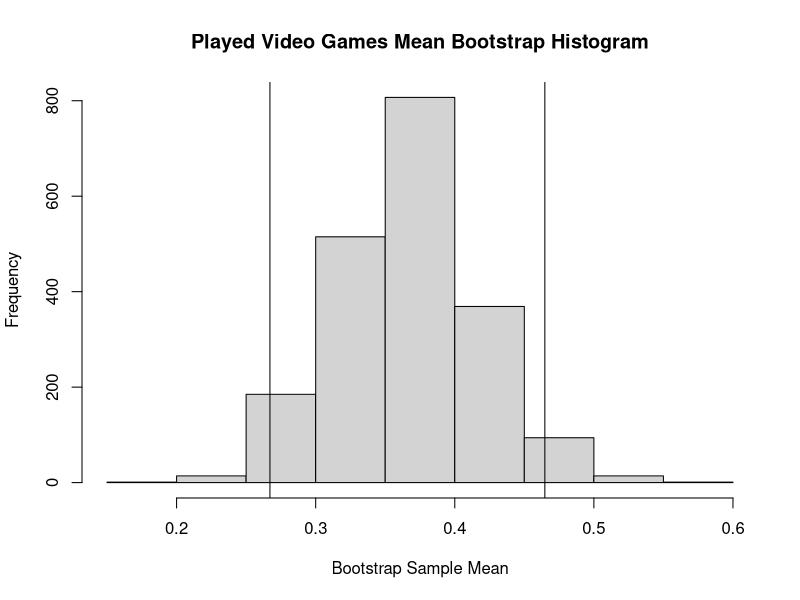
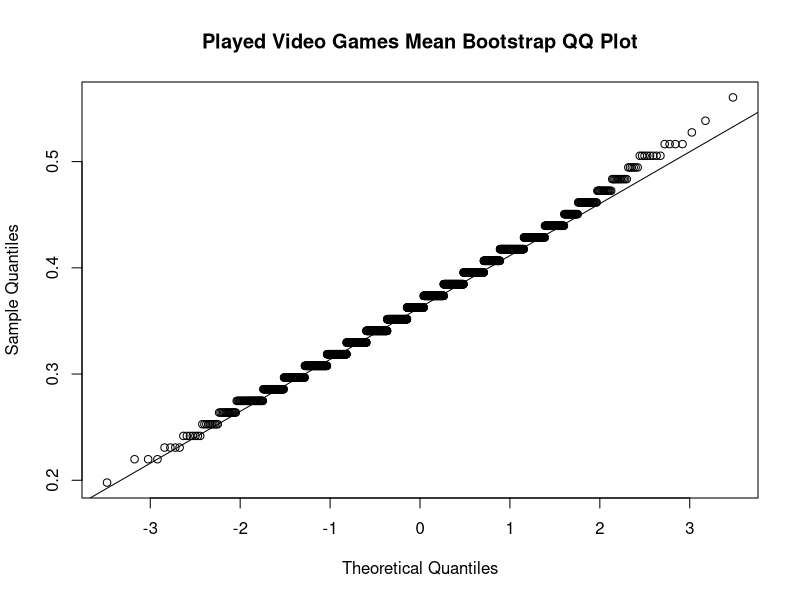
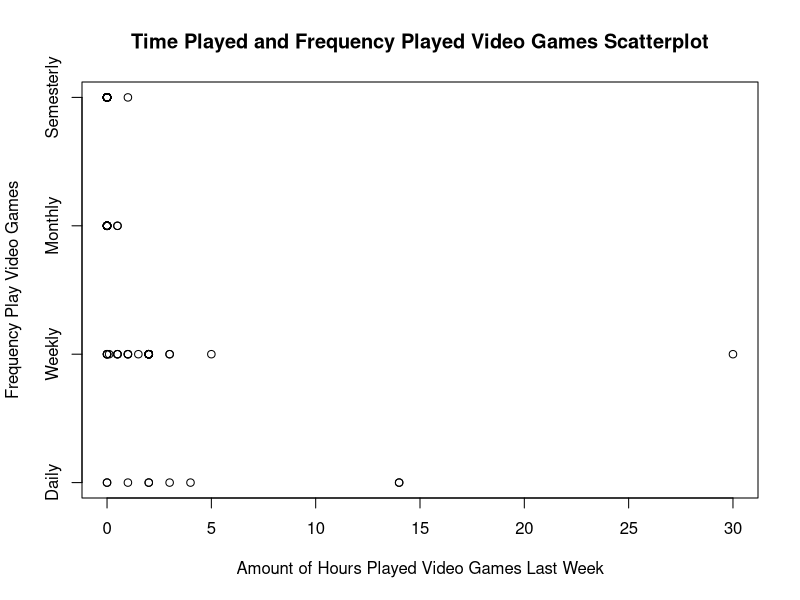
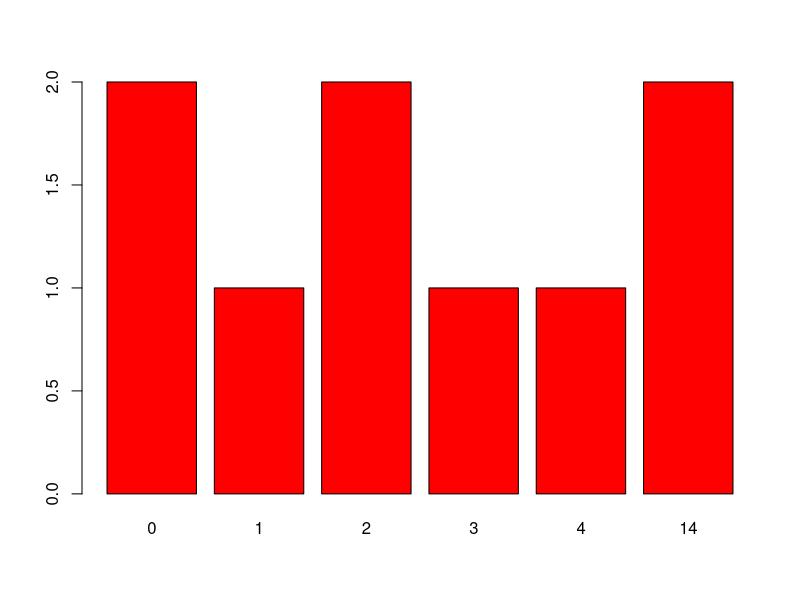
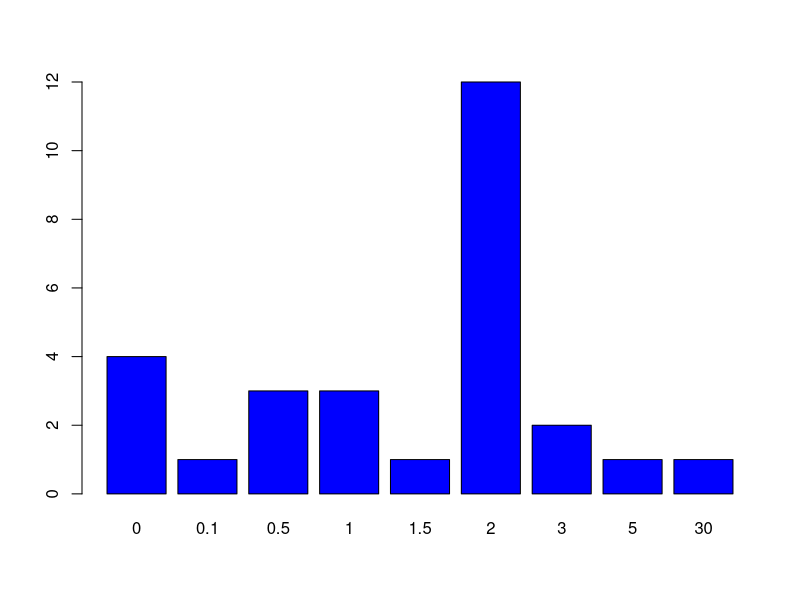
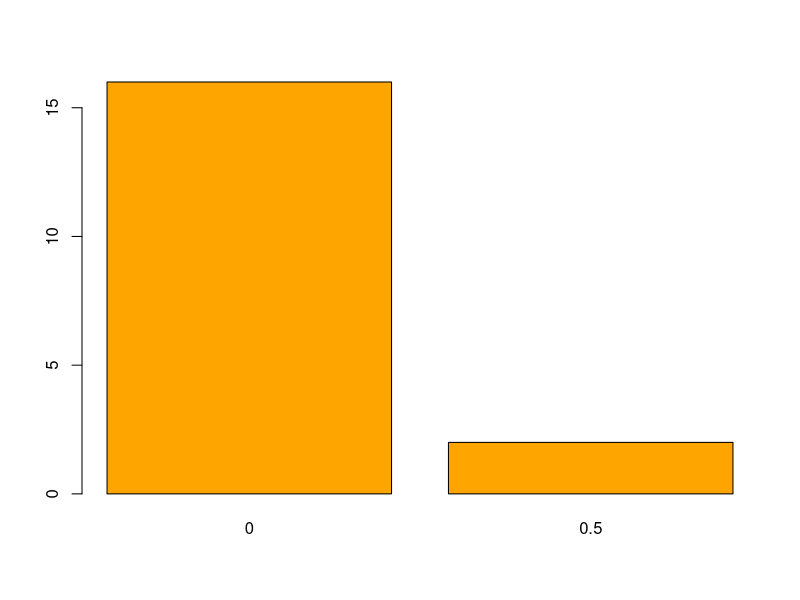
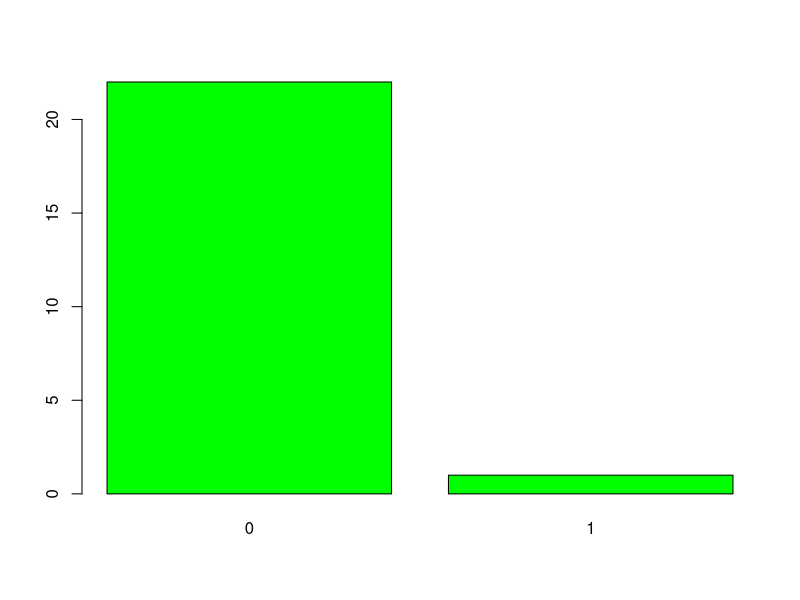
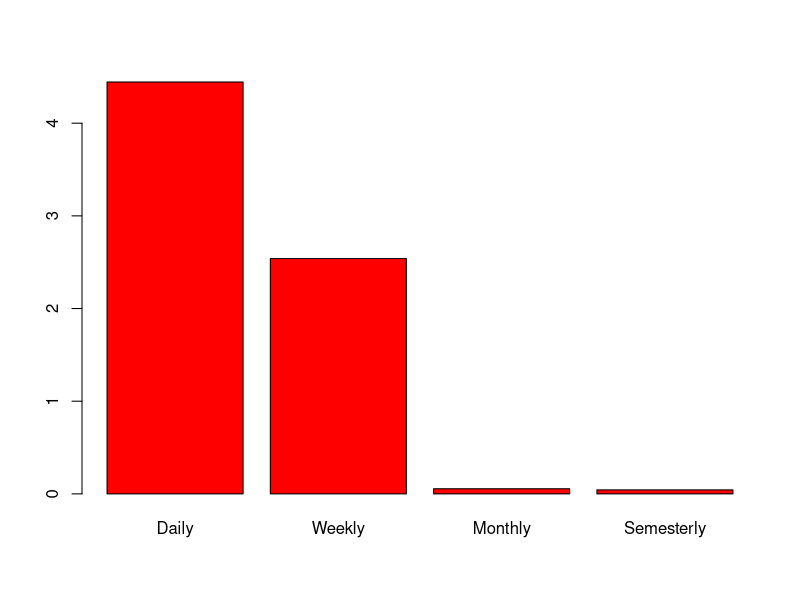

Generate these figures, in order, with R: (Note: this script raises an error after producing the figures.)
## ---- chunk 1
# Read in the csv file 
video_df <- read.csv('data/video_fixed.csv')
# removes the last row (all NA values)
video_df <- video_df[-nrow(video_df),]
video_df
## ---- chunk 2
# Clean video multiple df
#read in csv file
video_multiple_df <- read.csv('data/video_multiple_fixed.csv')
#sets first row as col names
colnames(video_multiple_df) <- video_multiple_df[1,]
#removes the first row
video_multiple_df <- video_multiple_df[-1, ] 
video_multiple_df
## ---- chunk 3
# Clean video_df
video_df$like[video_df$like==99] <- NA
video_df$where[video_df$where==99] <- NA
video_df$freq[video_df$freq==99] <- NA
video_df$busy[video_df$busy==99] <- NA
video_df$educ[video_df$educ==99] <- NA
video_df$math[video_df$math==99] <- NA
video_df$work[video_df$work==99] <- NA
video_df$cdrom[video_df$cdrom==99] <- NA
## ---- chunk 4
#SCENARIO 1
played.videogames <- video_df$time
played.videogames[played.videogames > 0] <- 1
played.mean <-mean(played.videogames)
#showing mean of binary variable is equivalent to (#ofstudentsthatplayed)/(#ofstudents) 
played <- as.double(table(played.videogames[played.videogames==1]))
played/91==played.mean
#Confidence interval for discrete var "played.videogames" with finite population correction
width <- 1.96 * sqrt(played.mean*(1-played.mean)*(314-91)/((91-1)*314))
int.played <- c(played.mean - width, played.mean + width)
int.played
#BOOTSTRAPPING
n <- 91
N = 314
ind.boot <- sample.int(n, size=N, replace=TRUE)
boot.played.videogames <- played.videogames[ind.boot]
B <- 2000
boot.played.videogames.mean <- rep(NA, B)
for(i in 1:B) {
        ind <- sample.int(N, size=n, replace=TRUE)
        boot <- boot.played.videogames[ind]
        boot.played.videogames.mean[i] <- mean(boot)
}


# Fraction of kids that played video games the week before the test
sample.mean <- mean(played.videogames)
sample.mean
# Estimate of fraction of kids that played vgs before the test using bootstrap
bootstrap.mean <- mean(boot.played.videogames.mean)
bootstrap.mean
# Confidence Interval (Bootstrap Sample Means)
boot.played.videogames.sd <- sd(boot.played.videogames.mean)
boot.played.videogames.sd

boot.played.videogames.ci <- c(bootstrap.mean - 1.96*boot.played.videogames.sd, bootstrap.mean + 1.96*boot.played.videogames.sd)
# Confidence Interval = 95% (Where z = 1.96)
boot.played.videogames.ci

# 0.025-quantile and 0.975 quantile of the bootstrap sample means (Interval Estimate)
boot.played.videogames.qqi <- c(quantile(bootstrap.mean, 0.025), quantile(bootstrap.mean, 0.975))
boot.played.videogames.qqi

# Check Normality by  Kolmogorov-Smirnov test [Lab 3]
# ks.test((boot.mean - mean(boot.mean))/sd(boot.mean), pnorm)
ks.test(((boot.played.videogames.mean - bootstrap.mean)/boot.played.videogames.sd), pnorm)

# Create directory to save graphs 
dir.create(file.path("graphs"), showWarnings = FALSE)


# Histrogram Plot Generation
hist(boot.played.videogames.mean, main="Played Video Games Mean Bootstrap Histogram", xlab="Bootstrap Sample Mean")
# add lines for bootsrap CI
abline(v=boot.played.videogames.ci[1])
abline(v=boot.played.videogames.ci[2])
dev.copy(png,'graphs/scen1histogram.png')
dev.off()
# QQ Plot Generations
qqnorm(boot.played.videogames.mean, main="Played Video Games Mean Bootstrap QQ Plot")
qqline(boot.played.videogames.mean)
dev.copy(png,'graphs/scen1qqline.png')
dev.off()
## ---- chunk 5
#SCENARIO 2
# video_df$freq[video_df$freq==99] <- NA
# col=brewer.pal(n = 3, name = "RdBu")
video_df


plot(video_df$time, video_df$freq, main="Time Played and Frequency Played Video Games Scatterplot", 
        xlab="Amount of Hours Played Video Games Last Week", ylab="Frequency Play Video Games", yaxt="n")
axis(2, at=1:4, labels=list("Daily", "Weekly", "Monthly", "Semesterly"))
dev.copy(png,'graphs/scen2scatter.png')
dev.off()

cor(video_df$time, video_df$freq, use = "complete.obs")

## Too low to mean anything
## result of bias to the data as asked about playing video games the week before a midterm. 



#barplots to show sample distrubitions of hours played last week grouped by frequency played games
#Axis names needed!!!
barplot(with(video_df, table(freq[video_df$freq==1], time[video_df$freq==1])), col="red")
barplot(with(video_df, table(freq[video_df$freq==2], time[video_df$freq==2])), col="blue")
barplot(with(video_df, table(freq[video_df$freq==3], time[video_df$freq==3])), col="orange")
barplot(with(video_df, table(freq[video_df$freq==4], time[video_df$freq==4])), col="green",)

time.means.by.freq <- matrix(c(mean(video_df$time[video_df$freq==1], na.rm=TRUE),
        mean(video_df$time[video_df$freq==2], na.rm=TRUE),
        mean(video_df$time[video_df$freq==3], na.rm=TRUE),
        mean(video_df$time[video_df$freq==4], na.rm=TRUE)),
        ncol=4,byrow=TRUE)
colnames(time.means.by.freq) <- c("Daily", "Weekly", "Monthly", "Semesterly")
rownames(time.means.by.freq) <- c("Mean Time Played")
time.means.by.freq <- as.table(time.means.by.freq)
time.means.by.freq
barplot(time.means.by.freq, col=c("red", "blue", "orange", "green"))
# FIX COLORS
# ADD MEAN NUMBERS ON TOP
# text(x,y+2,labels=as.character(y))
## ---- chunk 6
#SCENARIO 3
#point estimate for mean of time 
mean.time <- mean(video_df$time)
mean.time
#constructing confidence interval for mean of time, continuous variable 
width <- 1.96 *sd(video_df$time)* sqrt((314-91)/((91)*314))
int.time <- c(mean.time - width, mean.time + width)
int.time
#Distribution of time
hist(video_df$time,breaks = 20, probability = TRUE, density = 40, col = 7, border = 3)
lines(density(video_df$time, adjust = 2),lwd=2, col = 2)
qqnorm(video_df$time)
qqline(video_df$time,lwd=2, col=2)
#constructing bootstrap estimate
#creating bootstrap population
ind.boot <- sample.int(91, size=314, replace=TRUE)
time.boot <- video_df$time[ind.boot]
#generating bootstrap sample means
B <- 2000
boot.sample.mean <- rep(NA, B)
for(i in 1:B){
  ind <- sample.int(314, size=91, replace=FALSE)
  boot <- time.boot[ind]
  boot.sample.mean[i] <- mean(boot)
}
#Distribution of bootstrap sample means 
hist(boot.sample.mean,breaks = 20, probability = TRUE, density = 40, col = 7, border = 3)
lines(density(boot.sample.mean, adjust = 2),lwd=2, col = 2)
qqnorm(boot.sample.mean)
qqline(boot.sample.mean,lwd=2, col=2)
#constructing confidence interval using bootstrap means
time.mean.boot <- mean(boot.sample.mean)
time.int.boot <- c(time.mean.boot - 1.96*sd(boot.sample.mean), time.mean.boot + 1.96*sd(boot.sample.mean))
time.int.boot

## ---- chunk 7
#SCENARIO 4
#creates table for like varible
likeAlone <- table(video_df$like)
#Below adds instances where like = 1 or 5
noGames <- as.double(likeAlone[1]+likeAlone[5])
#portion of surveyees who never played/don't like playing video games at all
noGames/nrow(video_df)
#instances of "relax" reason for playing video games
relax <- as.double(table(video_multiple_df$relax[video_multiple_df$relax==1]))
#instances of "grahics" reason for playing video games
graphics <- as.double(table(video_multiple_df$graphic[video_multiple_df$graphic==1]))
#instances of "master" reason for playing video games
master <- as.double(table(video_multiple_df$master[video_multiple_df$master==1]))
#instances of "bored" reason for playing video games
bored <- as.double(table(video_multiple_df$bored[video_multiple_df$bored==1]))
#instances of "challenge" reason for playing video games
challenge <- as.double(table(video_multiple_df$challenge[video_multiple_df$challenge==1]))
#instances of "coordination" reason for playing video games
coord <- as.double(table(video_multiple_df$coord[video_multiple_df$coord==1]))
#creates vector of each reason instance
reasons <- c(relax,graphics,master,bored,challenge,coord)
#attaches reason name to each instance sum
names(reasons) <- c("relax","graphics","master","bored","challenge","coord")
#sorted display of the reasons and summed instances
sort(reasons, decreasing = TRUE)

#Below we see find the most prominent reasons why students don't like vdgm.'s
#instances of "time" reason for not playing video games
time <- as.double(table(video_multiple_df$time[video_multiple_df$time==1]))
#instances of "frust" reason for playing video games
frust <- as.double(table(video_multiple_df$frust[video_multiple_df$frust==1]))
#instances of "lonely" reason for playing video games
lonely <- as.double(table(video_multiple_df$lonely[video_multiple_df$lonely==1]))
#instances of "rules" reason for playing video games
rules <- as.double(table(video_multiple_df$rules[video_multiple_df$rules==1]))
#instances of "cost" reason for playing video games
cost <- as.double(table(video_multiple_df$cost[video_multiple_df$cost==1]))
#instances of "boring" reason for playing video games
boring <- as.double(table(video_multiple_df$boring[video_multiple_df$boring==1]))
#instances of "friends don't play" reason for playing video games
friends <- as.double(table(video_multiple_df$friends[video_multiple_df$friends==1]))
#instances of "pointless" reason for playing video games
pointless <- as.double(table(video_multiple_df$point[video_multiple_df$point==1]))


#creates vector of each dislike reason instance
dislikeReasons <- c(time,frust,lonely,rules,cost,boring, friends,pointless)
#attaches reason name to each instance sum
names(dislikeReasons) <- c("time","frust","lonely","rules","cost","boring","friends","pointless")
#sorted display of the reasons and summed instances
sort(dislikeReasons, decreasing = TRUE)
## ---- chunk 8
#SCENARIO 6
#split into not played (5 and 1)
not_liked = video_df[video_df$like == 1 | video_df$like == 5,]
#split into played (2, 3, 4)
liked = video_df[video_df$like==2|video_df$like==2|video_df$like==3,]
barplot(table(not_liked$grade),names.arg=c('C','B','A'),col = c('red','blue','green') ,main= 'Distribution of Grades - Not Liked', border=TRUE,
        xlab='Grade Expected', ylab='count')
barplot(table(liked$grade),names.arg=c('C','B','A'),col = c('red','blue','green') ,main= 'Distribution of Grades - Liked', border=TRUE,
        xlab='Grade Expected', ylab='count')

## ---- chunk 9
#INDEP SCENARIO
educ1 = video_df[video_df$educ==1,]
educ0 = video_df[video_df$educ==0,]
   
barplot(table(educ0$grade),names.arg=c('C','B','A'),col = c('red','blue','green') ,main= 'Distribution of Grades - Not Educational', border=TRUE,
        xlab='Grade Expected', ylab='count')
barplot(table(educ1$grade),names.arg=c('C','B','A'),col = c('red','blue','green') ,main= 'Distribution of Grades - Educational', border=TRUE,
        xlab='Grade Expected', ylab='count')

